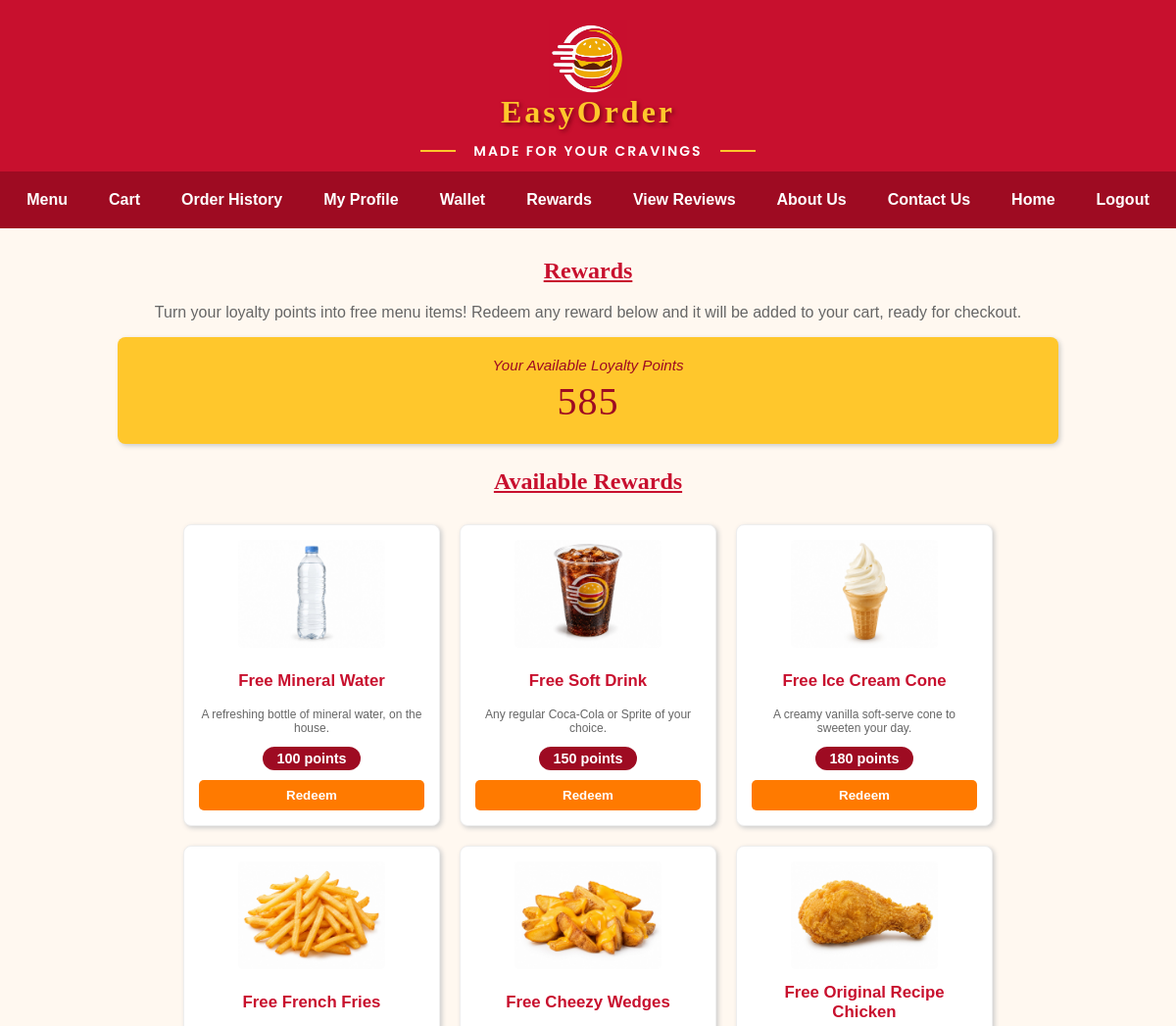
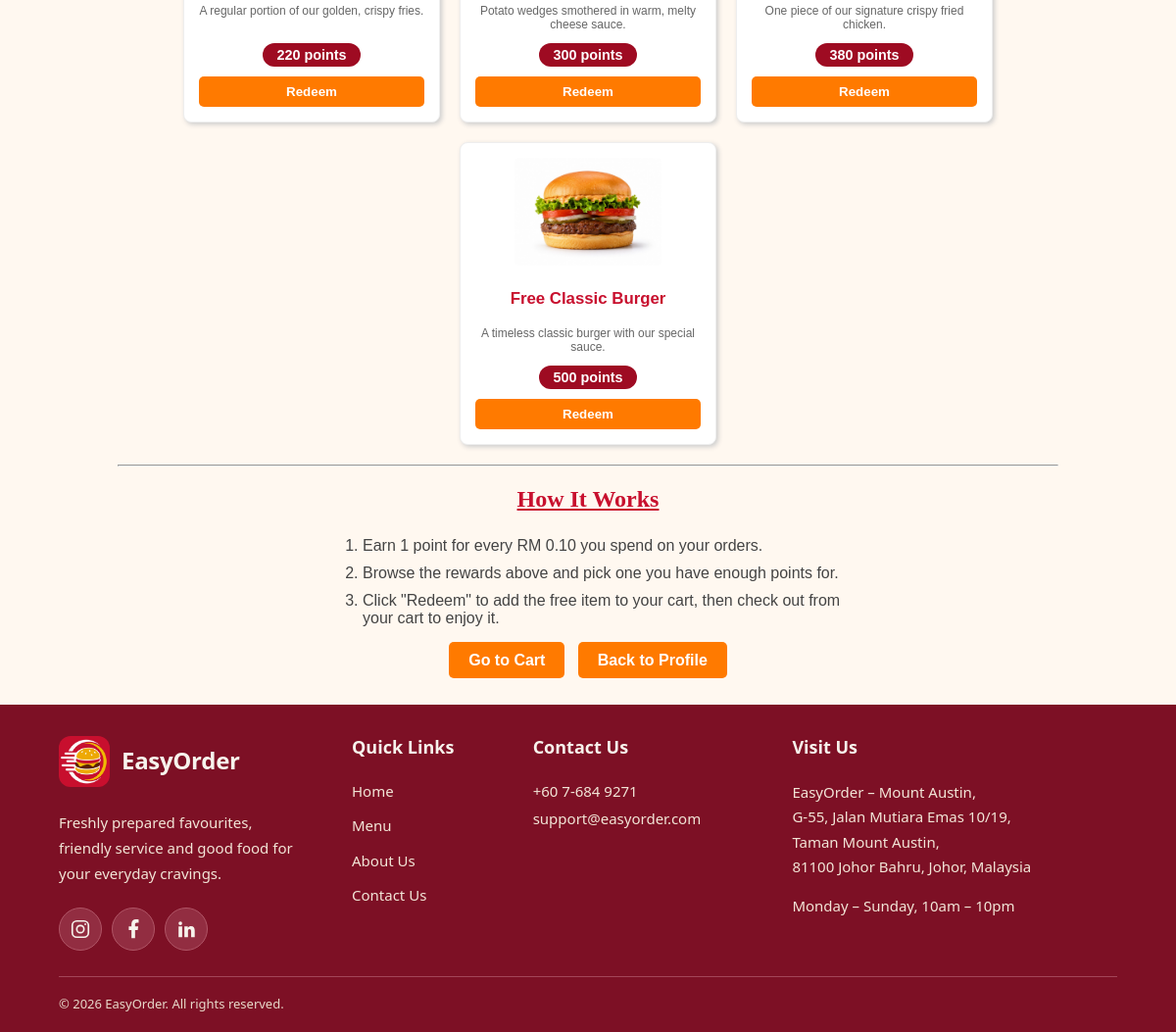
The app's page /reward.php (signed in) with its own data (2 pictures, top to bottom).
### tables this page shows
CREATE TABLE `customer` (
  `customer_id` int(11) NOT NULL,
  `customer_name` varchar(100) NOT NULL,
  `customer_email` varchar(100) NOT NULL,
  `customer_password` varchar(255) NOT NULL,
  `customer_phone` varchar(15) NOT NULL,
  `customer_gender` varchar(10) NOT NULL,
  `customer_dob` date NOT NULL,
  `customer_address` varchar(140) NOT NULL DEFAULT '',
  `customer_state` varchar(30) NOT NULL,
  `customer_city` varchar(50) NOT NULL,
  `customer_postcode` char(5) NOT NULL,
  `customer_points` int(6) NOT NULL DEFAULT 0,
  `customer_joindate` date NOT NULL,
  `customer_isDelete` int(1) NOT NULL DEFAULT 0
);

CREATE TABLE `reward` (
  `reward_id` char(5) NOT NULL,
  `reward_name` varchar(100) NOT NULL,
  `reward_desc` varchar(255) NOT NULL,
  `reward_points` int(6) NOT NULL,
  `reward_product` char(5) NOT NULL,
  `reward_image` varchar(100) NOT NULL,
  `reward_status` varchar(10) NOT NULL,
  `reward_isDelete` int(1) NOT NULL DEFAULT 0
);

### reward.php (the view, shortened to what this page needs)
<?php
require_once(__DIR__."/customer_navigation.php");
$mid = $_SESSION["customer_id"];
$available_points = 0;
$stmt = mysqli_prepare($connect,"SELECT customer_points FROM customer WHERE customer_id=? AND customer_isDelete=0");
mysqli_stmt_bind_param($stmt,"i",$mid);
mysqli_stmt_execute($stmt);
$result = mysqli_stmt_get_result($stmt);
if(mysqli_num_rows($result)>0)
{
	$row = mysqli_fetch_assoc($result);
	$available_points = $row["customer_points"];
}
?>
<!DOCTYPE html>
<html>
<head>
<link rel="stylesheet" href="style.css?v=20261024-shell1">
</head>
<body>
<div id="navbar" class="customer-site-navbar">
</div>
<div id="main">
<h2 class="section-title">Rewards</h2>
<p class="intro">Turn your loyalty points into free menu items! Redeem any reward below and it will be added to your cart, ready for checkout.</p>
<div id="points-banner">
<p class="points-caption">Your Available Loyalty Points</p>
<p class="points-number"><?php echo $available_points; ?></p>
</div>
<h2 class="section-title">Available Rewards</h2>
<div class="reward-list">
<?php
$reward_result = mysqli_query($connect,"SELECT * FROM reward,product WHERE reward_product=product_id AND reward_isDelete=0 AND reward_status='Active' AND product_isDelete=0 AND product_status='Active' AND product_stock>0");
while($reward = mysqli_fetch_assoc($reward_result))
{
	$rname = $reward["reward_name"];
	$rdesc = $reward["reward_desc"];
	$rpoints = $reward["reward_points"];
	$rimage = $reward["reward_image"];
?>
<div class="reward-card">
<img src="image/<?php echo $rimage; ?>" alt="<?php echo $rname; ?>" title="<?php echo $rname; ?>">
<p class="reward-name"><?php echo $rname; ?></p>
<p class="reward-desc"><?php echo $rdesc; ?></p>
<span class="reward-points"><?php echo $rpoints; ?> points</span>
<?php
if($available_points >= $rpoints)
{
?>
<form method="post" action="reward.php" onsubmit="return confirm('Redeem this reward for <?php echo (int)$rpoints; ?> points? It will be added to your cart.')">
<input class="redeem-btn" type="submit" name="redeembtn" value="Redeem">
</form>
<?php
}
else
{
?>
<span class="no-points">Not Enough Points</span>
<?php
}
?>
</div>
<?php
}
?>
</div>
<hr>
<h2 class="section-title">How It Works</h2>
<ol class="steps">
<li>Earn 1 point for every RM 0.10 you spend on your orders.</li>
<li>Browse the rewards above and pick one you have enough points for.</li>
<li>Click "Redeem" to add the free item to your cart, then check out from your cart to enjoy it.</li>
</ol>
<p style="text-align:center; margin-top:20px;"><a class="btn" href="cart.php">Go to Cart</a> &nbsp; <a class="btn" href="profile.php">Back to Profile</a></p>
</div>
</body>
</html>

### style.css (style rules this page uses)
* { font-family:Arial; }
body { background-color:#FFF8F0; color:#333333; margin:0px; }
#navbar { background-color:#9E0B22; text-align:center; display:flex; justify-content:center; align-items:center; flex-wrap:wrap; padding:10px 0px 10px 0px; }
#main { width:960px; margin:auto; padding:10px 0px 20px 0px; }
.section-title { color:#C8102E; text-align:center; font-family:"Arial Narrow"; text-decoration:underline; }
.btn { background-color:#FF7A00; color:#FFFFFF; font-weight:bold; text-decoration:none; padding:10px 20px 10px 20px; border-radius:5px; }
input[type="submit"],input[type="button"],input[type="reset"] { background-color:#FF7A00; color:#FFFFFF; font-weight:bold; border:0px; border-radius:5px; padding:10px 22px 10px 22px; cursor:pointer; }
.intro { text-align:center; color:#666666; }
ol.steps { color:#444444; font-size:12pt; width:500px; margin:auto; }
ol.steps li { padding:5px 0px 5px 0px; }
#navbar.customer-site-navbar { padding-top:8px; padding-bottom:8px; }

### reward.php (style rules this page uses)
#points-banner { background-color:#FFC72C; color:#9E0B22; border-radius:8px; box-shadow:2px 2px 5px #CCCCCC; padding:20px 25px 20px 25px; margin-bottom:25px; text-align:center; }
#points-banner .points-caption { font-style:italic; font-size:0.95em; margin:0px; }
#points-banner .points-number { font-family:"Arial Black"; font-size:30pt; letter-spacing:1px; margin:5px 0px 0px 0px; }
.reward-list { display:flex; flex-wrap:wrap; justify-content:center; margin-bottom:10px; }
.reward-card { width:230px; background-color:#FFFFFF; border:1px solid #EEEEEE; border-radius:8px; box-shadow:2px 2px 5px #CCCCCC; margin:10px; padding:15px; display:flex; flex-direction:column; align-items:center; text-align:center; }
.reward-card img { width:150px; height:110px; border-radius:5px; object-fit:cover; }
.reward-card .reward-name { color:#C8102E; font-weight:bold; font-size:1.05em; margin:12px 0px 6px 0px; min-height:2.6em; display:flex; align-items:center; justify-content:center; }
.reward-card .reward-desc { color:#666666; font-size:9pt; margin:0px 0px 12px 0px; flex-grow:1; }
.reward-card .reward-points { background-color:#9E0B22; color:#FFFFFF; font-weight:bold; font-size:0.9em; border-radius:12px; padding:4px 14px 4px 14px; margin-bottom:10px; }
.reward-card .redeem-btn { background-color:#FF7A00; color:#FFFFFF; font-weight:bold; text-decoration:none; border-radius:5px; padding:8px 0px 8px 0px; width:100%; box-sizing:border-box; border:0px; cursor:pointer; }
.reward-card form { width:100%; }

### records on screen
customer: customer_points "585"
reward: reward_image (picture), reward_name "Free Mineral Water", reward_desc "A refreshing bottle of mineral water, on the house.", reward_points "100"
reward: reward_image (picture), reward_name "Free Soft Drink", reward_desc "Any regular Coca-Cola or Sprite of your choice.", reward_points "150"
reward: reward_image (picture), reward_name "Free Ice Cream Cone", reward_desc "A creamy vanilla soft-serve cone to sweeten your day.", reward_points "180"
reward: reward_image (picture), reward_name "Free French Fries", reward_desc "A regular portion of our golden, crispy fries.", reward_points "220"
reward: reward_image (picture), reward_name "Free Cheezy Wedges", reward_desc "Potato wedges smothered in warm, melty cheese sauce.", reward_points "300"
reward: reward_image (picture), reward_name "Free Original Recipe Chicken", reward_desc "One piece of our signature crispy fried chicken.", reward_points "380"
reward: reward_image (picture), reward_name "Free Classic Burger", reward_desc "A timeless classic burger with our special sauce.", reward_points "500"

### other values on screen
$link[1] "Menu"
$link[1] "Cart"
$link[1] "Order History"
$link[1] "My Profile"
$link[1] "Wallet"
$link[1] "Rewards"
$link[1] "View Reviews"
$link[1] "About Us"
$link[1] "Contact Us"
$link[1] "Home"
$link[1] "Logout"
